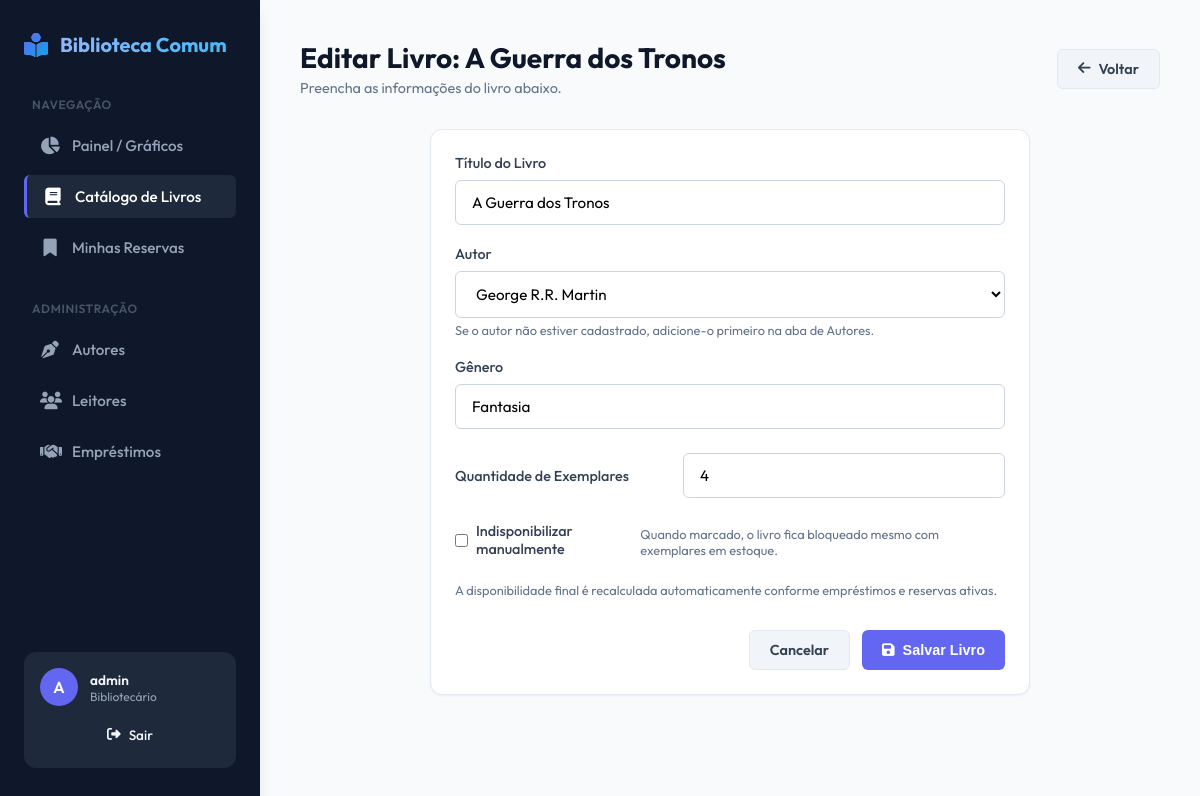
The app's page /livros/5/editar/ (signed in) with its own data.
### catalogo/models.py (models this page shows, shortened)
class Livro(models.Model):
    titulo = models.CharField(max_length=200, verbose_name="Título")
    autor = models.ForeignKey(Autor, on_delete=models.CASCADE, related_name="livros", verbose_name="Autor")
    genero = models.CharField(max_length=100, verbose_name="Gênero")
    quantidade_exemplares = models.PositiveIntegerField(default=1, verbose_name="Quantidade de Exemplares")
    indisponivel_manual = models.BooleanField(default=False, verbose_name="Indisponível Manualmente")
    disponivel = models.BooleanField(default=True, verbose_name="Disponível")

### catalogo/views.py (the view, shortened to what this page needs)
# urls.py: path("livros/<int:pk>/editar/", LivroUpdateView.as_view(), name="livro_update"),
class LivroUpdateView(BibliotecarioRequiredMixin, UpdateView):
    model = Livro
    fields = ['titulo', 'autor', 'genero', 'quantidade_exemplares', 'indisponivel_manual']
    template_name = "catalogo/livro_form.html"
    success_url = reverse_lazy('livro_list')

### catalogo/models.py (called while the page is built)
    def __str__(self):
        return self.nome

### catalogo/views.py (called while the page is built)
    def test_func(self):
        return self.request.user.is_staff

### catalogo/templates/catalogo/livro_form.html (shortened to what this page needs)
{% extends 'circulacao/base.html' %}
{% block content %}
<div class="page-header">
    <div class="page-title">
        <h1>{% if object %}Editar Livro: {{ object.titulo }}{% else %}Novo Livro{% endif %}</h1>
        <p>Preencha as informações do livro abaixo.</p>
    </div>
    <a href="{% url 'livro_list' %}" class="btn btn-secondary">
        <i class="fa-solid fa-arrow-left"></i> Voltar
    </a>
</div>
<div class="card" style="max-width: 600px; margin: 0 auto;">
    <form method="post">
        <div class="form-group">
            <label for="id_titulo">Título do Livro</label>
            {{ form.titulo }}
        </div>
        <div class="form-group">
            <label for="id_autor">Autor</label>
            {{ form.autor }}
            <span class="helptext">Se o autor não estiver cadastrado, adicione-o primeiro na aba de Autores.</span>
        </div>
        <div class="form-group">
            <label for="id_genero">Gênero</label>
            {{ form.genero }}
        </div>
        <div class="form-group" style="display: flex; align-items: center; gap: 0.5rem; margin-top: 1.5rem; margin-bottom: 1.5rem;">
            <label for="id_quantidade_exemplares" style="margin-bottom: 0; min-width: 220px;">Quantidade de Exemplares</label>
            {{ form.quantidade_exemplares }}
        </div>
        <div class="form-group" style="display: flex; align-items: center; gap: 0.5rem; margin-top: 1rem; margin-bottom: 1.5rem;">
            {{ form.indisponivel_manual }}
            <label for="id_indisponivel_manual" style="margin-bottom: 0; cursor: pointer;">Indisponibilizar manualmente</label>
            <span class="helptext">Quando marcado, o livro fica bloqueado mesmo com exemplares em estoque.</span>
        </div>
        <div class="form-group">
            <span class="helptext">A disponibilidade final é recalculada automaticamente conforme empréstimos e reservas ativas.</span>
        </div>
        <div style="display: flex; gap: 0.75rem; justify-content: flex-end; margin-top: 2rem;">
            <a href="{% url 'livro_list' %}" class="btn btn-secondary">Cancelar</a>
            <button type="submit" class="btn btn-primary">
                <i class="fa-solid fa-floppy-disk"></i> Salvar Livro
            </button>
        </div>
    </form>
</div>
{% endblock %}

### circulacao/templates/circulacao/base.html (shortened to what this page needs)
<!DOCTYPE html>
<html lang="pt-br">
<head>
    <link rel="stylesheet" href="https://cdnjs.cloudflare.com/ajax/libs/font-awesome/6.4.0/css/all.min.css">
</head>
<body>
    <aside>
        <div class="brand">
            <i class="fa-solid fa-book-open-reader"></i>
            <span>Biblioteca Comum</span>
        </div>
        <div class="menu-title">Navegação</div>
        <ul class="nav-list">
            <li>
                <a href="{% url 'index' %}" class="nav-link {% if request.resolver_match.url_name == 'index' %}active{% endif %}">
                    <i class="fa-solid fa-chart-pie"></i> Painel / Gráficos
                </a>
            </li>
            <li>
                <a href="{% url 'livro_list' %}" class="nav-link {% if request.resolver_match.url_name == 'livro_list' or request.resolver_match.url_name == 'livro_create' or request.resolver_match.url_name == 'livro_update' %}active{% endif %}">
                    <i class="fa-solid fa-book"></i> Catálogo de Livros
                </a>
            </li>
            <li>
                <a href="{% url 'reserva_list' %}" class="nav-link {% if request.resolver_match.url_name == 'reserva_list' %}active{% endif %}">
                    <i class="fa-solid fa-bookmark"></i> Minhas Reservas
                </a>
            </li>
        </ul>
        {% if user.is_staff %}
            <div class="menu-title">Administração</div>
            <ul class="nav-list">
                <li>
                    <a href="{% url 'autor_list' %}" class="nav-link {% if 'autor' in request.path %}active{% endif %}">
                        <i class="fa-solid fa-pen-nib"></i> Autores
                    </a>
                </li>
                <li>
                    <a href="{% url 'usuario_list' %}" class="nav-link {% if 'usuario' in request.path %}active{% endif %}">
                        <i class="fa-solid fa-users"></i> Leitores
                    </a>
                </li>
                <li>
                    <a href="{% url 'emprestimo_list' %}" class="nav-link {% if 'emprestimo' in request.path %}active{% endif %}">
                        <i class="fa-solid fa-handshake"></i> Empréstimos
                    </a>
                </li>
            </ul>
        {% endif %}
        {% if user.is_authenticated %}
            <div class="user-section">
                <div class="user-info">
                    <div class="avatar">
                        {{ user.username|slice:":1"|upper }}
                    </div>
                    <div class="user-details">
                        <span class="user-name">{{ user.username }}</span>
                        <span class="user-role">
                            {% if user.is_staff %}Bibliotecário{% else %}Leitor{% endif %}
                        </span>
                    </div>
                </div>
                <form action="{% url 'logout' %}" method="post" style="display: block; width: 100%;">
                    <button type="submit" class="btn-logout" style="width: 100%; border: none; font-family: inherit;">
                        <i class="fa-solid fa-right-from-bracket"></i> Sair
                    </button>
                </form>
            </div>
        {% endif %}
    </aside>
    <main>
        {% block content %}{% endblock %}
    </main>
</body>
</html>

### records on screen
Livro: titulo "A Guerra dos Tronos", autor "George R.R. Martin", genero "Fantasia", quantidade_exemplares "4"

### other values on screen
{{ user.username|slice:":1"|upper }} "A"
{{ user.username }} "admin"
